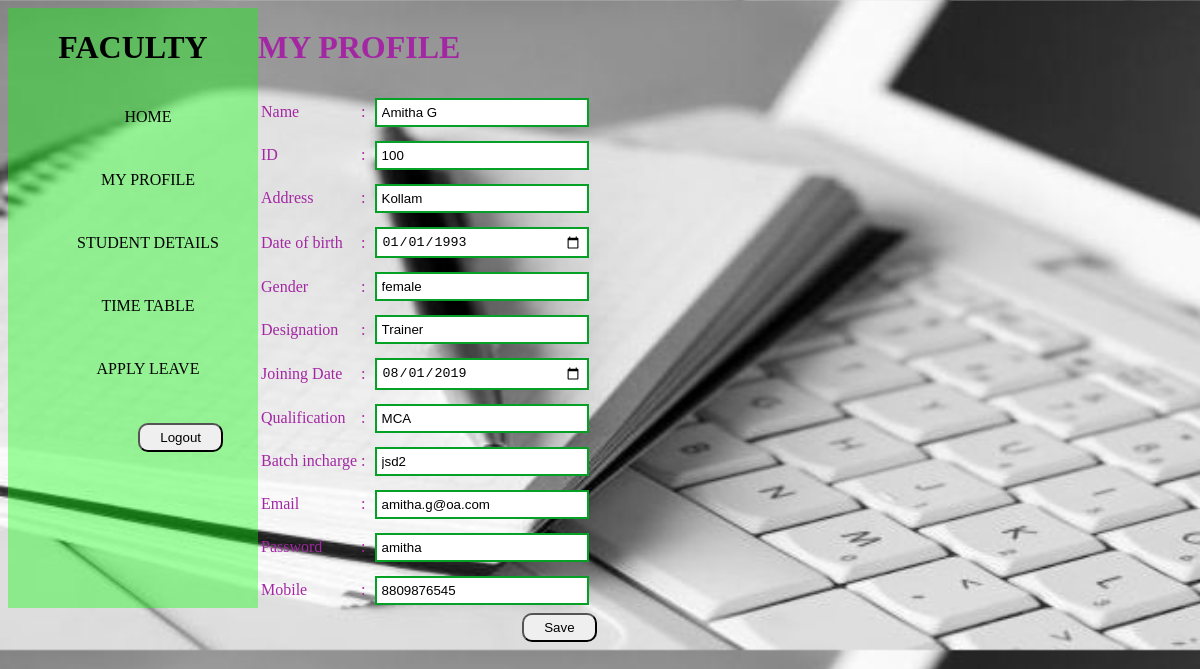
The page /save_facd.php (signed in) on the database its author committed.
### tables this page shows
CREATE TABLE `faculty` (
  `facid` int(11) NOT NULL,
  `name` varchar(20) NOT NULL,
  `designation` varchar(20) NOT NULL,
  `mobile` bigint(10) NOT NULL,
  `email` varchar(20) NOT NULL,
  `joiningdate` date NOT NULL,
  `qualification` varchar(20) NOT NULL,
  `gender` varchar(10) NOT NULL,
  `dob` date NOT NULL,
  `batch` varchar(10) NOT NULL,
  `address` varchar(20) NOT NULL,
  `password` varchar(10) NOT NULL
);

### save_facd.php (the view, shortened to what this page needs)
<!DOCTYPE html>
<html>
<head>
<link rel="stylesheet"  href="css/style.css">
</head>
<body class="bd">
    <div style="display: inline-flex">
        <div class="b">
            <h1>FACULTY</h1>
            <ul>
                <li><a href="faculty_home.php"> HOME</a></li>
                <li><a href="fac_profile.php">MY PROFILE</a></li>
                <li><a href="#">STUDENT DETAILS</a>
                </li>
                    <li><a href="view_timetable.php">TIME TABLE</a></li>
                    <li><a href="fac_applyleave.php">APPLY LEAVE</a></li>
                    <li><form action="logout.php" method="post">
                             <input type="submit" value="Logout" name="logout" class="sbm" >
                        </form>
                    </li>
            </ul>
        </div>
        <div style="color:rgb(163, 39, 163)">
             <h1> MY PROFILE</h1>
            <form action="addfaculty.php" method="post">
            <?php
				include_once 'connection.php';
				$sql="select * from faculty where name='".$_SESSION['user']."'";
				$result = mysqli_query($conn, $sql);
				while($row = mysqli_fetch_assoc($result))
				{
			?>
            <table>
                    <tr><td>Name</td><td>:</td><td><input class="inp" type="text" value="<?php echo $row['name'] ;?>" name="name"></td></tr>
					<tr><td>ID</td><td>:</td><td><input class="inp" type="text" value="<?php echo $row['facid'] ;?>" name="facid"></td></tr>
                    <tr><td>Address</td><td>:</td><td><input class="inp" type="text" value="<?php echo $row['address'] ;?>" name="address"></td></tr>
                    <tr><td>Date of birth</td><td>:</td><td><input class="inp" type="date" value="<?php echo $row['dob'] ;?>" name="dob"></td></tr>
                    <tr><td>Gender</td><td>:</td><td><input class="inp" type="text" value="<?php echo $row['gender'] ;?>" name="gender"></td></tr>
					<tr><td>Designation</td><td>:</td><td><input class="inp" type="text" value="<?php echo $row['designation'] ;?>" name="designation"></td></tr>
					<tr><td>Joining Date</td><td>:</td><td><input class="inp" type="date" value="<?php echo $row['joiningdate'] ;?>" name="joiningdate"></td></tr>
                    <tr><td>Qualification</td><td>:</td><td><input class="inp" type="text" value="<?php echo $row['qualification'] ;?>" name="qualification"></td></tr>
					<tr><td>Batch incharge</td><td>:</td><td><input class="inp" type="text" value="<?php echo $row['batch'] ;?>" name="batch"></td></tr>
                    <tr><td>Email</td><td>:</td><td><input class="inp" type="text" value="<?php echo $row['email'] ;?>" name="email"></td></tr>
                    <tr><td>Password</td><td>:</td><td><input class="inp" type="text" value="<?php echo $row['password'] ;?>" name="password"></td></tr>
                    <tr><td>Mobile</td><td>:</td><td><input class="inp" type="" value="<?php echo $row['mobile'] ;?>" name="mobile"></td></tr>
            </table>
			<?php
					}
					?>
                    <input type="submit" value="Save" class="sbm" name="savef">
            </form>
        </div>
</div>
</body>
</html>

### css/style.css (style rules this page uses)
.bd { background-image:url(../img/log2.jpeg); background-size:cover; }
.b { width:250px; height:600px; background-color:rgba(0, 255, 0, 0.37); text-align:center; }
.b ul { display:block; list-style-type:none; }
.b ul li { width:150px; padding:20px; border-radius:20px; margin:5px; }
.b ul li a { text-decoration:none; color:black; }
.inp { width:200px; padding:5px; margin:5px; outline:none; border:2px solid rgb(5, 160, 38); transition:1s; }
.sbm { padding:5px 20px; float:right; border-radius:10px; }

### rows shown on the page
faculty: name "Amitha G", facid "100", address "Kollam", dob "01/01/1993", gender "female", designation "Trainer", joiningdate "08/01/2019", qualification "MCA", batch "jsd2", email "amitha.g@oa.com", password "amitha", mobile "8809876545"
